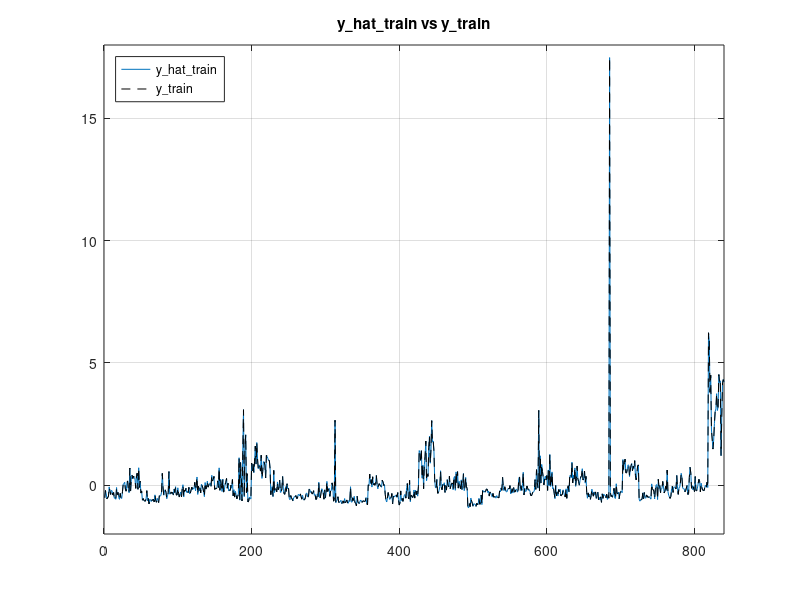
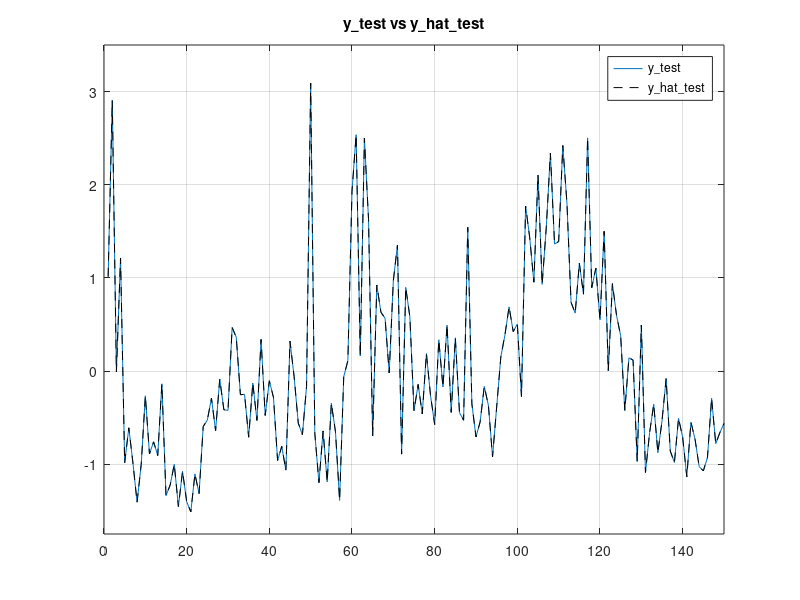

These charts were generated, in order, by the following MATLAB code:
close all
clear all
%Lab 1 - ICT HEALTH - Perform regression - Steepest Descent

load('data_train_norm.mat');
load('data_test_norm.mat');

F0 = 7;

y_train = data_train_norm(:,F0);
X_train = data_train_norm(:,5:22);
X_train(:,F0) = [];

y_test =data_test_norm(:,F0);
X_test=data_test_norm(:,5:22);
X_test(:,F0)=[];

rng('default');

a_hat_i = rand(17,1);
a_hat_ii = rand(17,1);
epsilon = 10^-6;

counter=0;
while ( norm(a_hat_i - a_hat_ii) > epsilon )
    
    grad_a_hat_i = -2 * transpose(X_train)*y_train + 2 * transpose(X_train)*X_train*a_hat_i;
    H = 4 * transpose(X_train) * X_train;
    a_hat_ii = a_hat_i;
    a_hat_i = a_hat_i - norm(grad_a_hat_i)^2*grad_a_hat_i/( transpose(grad_a_hat_i)*H*grad_a_hat_i );
    counter = counter + 1;
    
end

y_hat_train = X_train * a_hat_i;
y_hat_test = X_test * a_hat_i;

figure
plot(y_hat_train)
hold on
plot(y_train, '--k')
axis([0 840 -2 18])
grid on
legend('y\_hat\_train','y\_train', 'Location', 'northwest')
title('y\_hat\_train vs y\_train')

figure
plot(y_test)
hold on
plot(y_hat_test, '--k')
axis([0 150 -1.75 3.5])
grid on
legend('y\_test', 'y\_hat\_test')
title('y\_test vs y\_hat\_test')